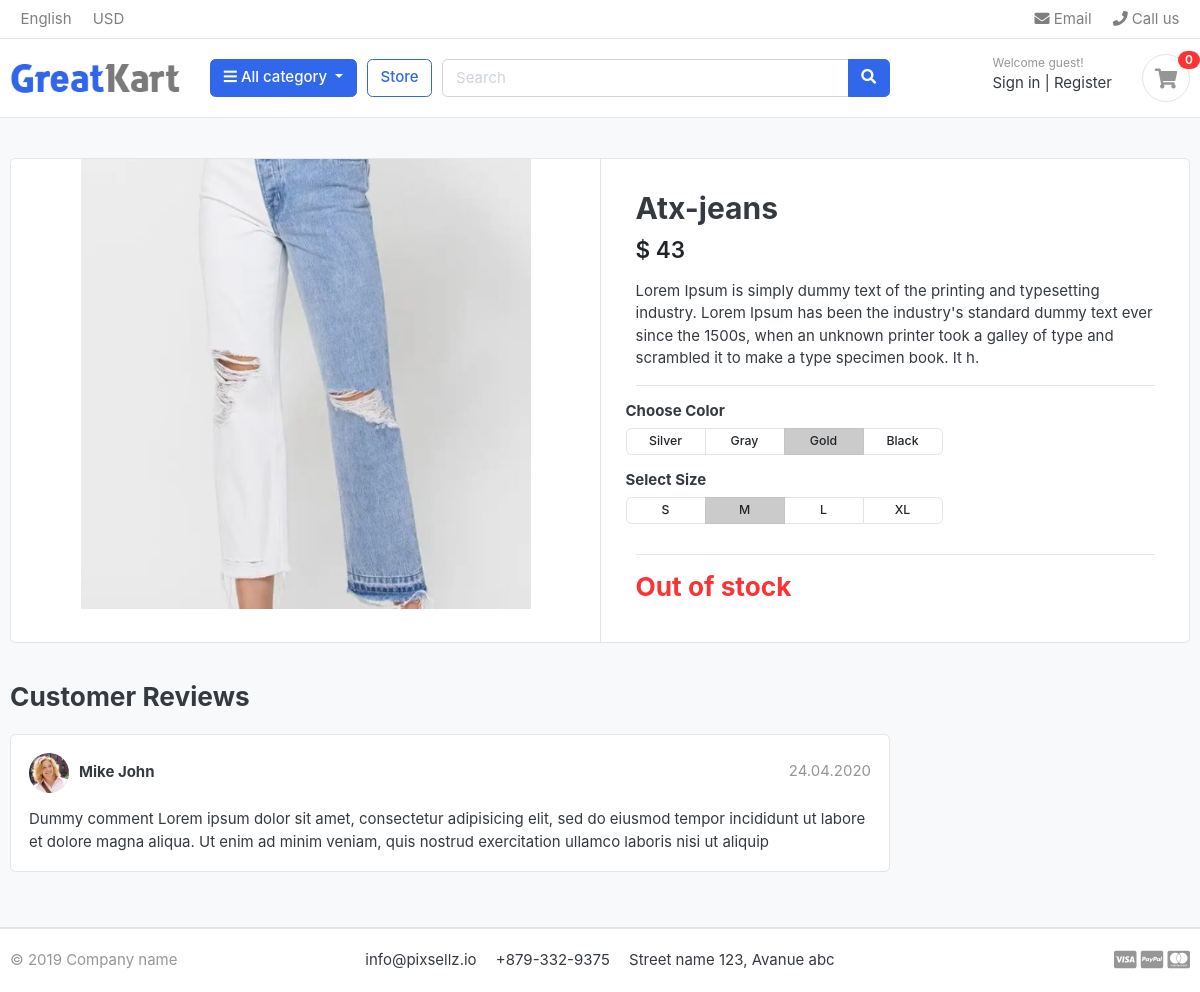
Page /store/jeans/atx-jeans/ on the committed database.
### store/models.py (models this page shows, shortened)
class Product(models.Model):
    name = models.CharField(max_length=250, unique=True)
    slug = models.SlugField(max_length=50, unique=True)
    description = models.TextField(max_length=250, blank=True)
    price = models.IntegerField()
    images = models.ImageField(upload_to='photos/products')
    stock = models.IntegerField()
    is_available = models.BooleanField(default=True)
    category = models.ForeignKey(Category, on_delete=models.CASCADE)
    created_date = models.DateTimeField(auto_now_add=True)
    modified_date = models.DateTimeField(auto_now=True)
    class Meta:
        verbose_name_plural = 'Products'

### store/views.py (the view)
# urls.py: path('store/<slug:category_slug>/<slug:product_slug>/', views.product_detail, name='product_detail'),
def product_detail(request, category_slug, product_slug):
    try:
        single_product = Product.objects.get(
            category__slug=category_slug, slug=product_slug)
    except Exception as e:
        raise e
    context = {
        'single_product': single_product,
    }
    return render(request, 'store/product_detail.html', context=context)

### category/context_processors.py (called while the page is built)
def menu_links(request):
    links = Category.objects.all()
    return dict(links=links)

### category/models.py (called while the page is built)
    def get_url(self):
        return reverse('products_by_category', args=[self.slug])

### templates/store/product_detail.html
{% extends 'base.html' %}
{% block content %}
    <section class="section-content padding-y bg">
        <div class="container">
            <div class="card">
                <div class="row no-gutters">
                    <aside class="col-md-6">
                        <article class="gallery-wrap">
                            <div class="img-big-wrap">
                                <a href="#"><img src="{{ single_product.images.url }}"></a>
                            </div>
                        </article>
                    </aside>
                    <main class="col-md-6 border-left">
                        <article class="content-body">
                            <h2 class="title">{{ single_product.name }}</h2>
                            <div class="mb-3">
                                <var class="price h4">$ {{ single_product.price }}</var>
                            </div>
                            <p>{{ single_product.description }}.</p>
                            <hr>
                            <div class="row">
                                <div class="item-option-select">
                                    <h6>Choose Color</h6>
                                    <div class="btn-group btn-group-sm btn-group-toggle" data-toggle="buttons">
                                        <label class="btn btn-light">
                                            <input type="radio" name="radio_color"> Silver
                                        </label>
                                        <label class="btn btn-light">
                                            <input type="radio" name="radio_color"> Gray
                                        </label>
                                        <label class="btn btn-light active">
                                            <input type="radio" name="radio_color checked"> Gold
                                        </label>
                                        <label class="btn btn-light">
                                            <input type="radio" name="radio_color"> Black
                                        </label>
                                    </div>
                                </div>
                            </div>
                            <div class="row">
                                <div class="item-option-select">
                                    <h6>Select Size</h6>
                                    <div class="btn-group btn-group-sm btn-group-toggle" data-toggle="buttons">
                                        <label class="btn btn-light">
                                            <input type="radio" name="radio_color"> S
                                        </label>
                                        <label class="btn btn-light active">
                                            <input type="radio" name="radio_color" checked> M
                                        </label>
                                        <label class="btn btn-light">
                                            <input type="radio" name="radio_color"> L
                                        </label>
                                        <label class="btn btn-light">
                                            <input type="radio" name="radio_color"> XL
                                        </label>
                                    </div>
                                </div>
                            </div>
                            <hr>
                            {% if single_product.stock <= 0 %}
                                <h3 class="text-danger">Out of stock</h3>
                            {% else %}
                                <a href="./product-detail.html" class="btn  btn-primary"> <span
                                        class="text">Add to cart</span> <i class="fas fa-shopping-cart"></i> </a>
                            {% endif %}
                        </article>
                    </main>
                </div>
            </div>
            <br>
            <div class="row">
                <div class="col-md-9">
                    <header class="section-heading">
                        <h3>Customer Reviews </h3>
                    </header>
                    <article class="box mb-3">
                        <div class="icontext w-100">
                            <img src="./images/avatars/avatar1.jpg" class="img-xs icon rounded-circle">
                            <div class="text">
                                <span class="date text-muted float-md-right">24.04.2020 </span>
                                <h6 class="mb-1">Mike John </h6>
                            </div>
                        </div>
                        <div class="mt-3">
                            <p>
                                Dummy comment Lorem ipsum dolor sit amet, consectetur adipisicing elit, sed do eiusmod
                                tempor incididunt ut labore et dolore magna aliqua. Ut enim ad minim veniam,
                                quis nostrud exercitation ullamco laboris nisi ut aliquip
                            </p>
                        </div>
                    </article>
                </div>
            </div>
        </div>
    </section>
{% endblock %}

### static/css/ui.css (style rules this page uses)
html { font-family: "Inter", sans-serif; font-size: 15px; }
.content-body { flex: 1 1 auto; padding: 2rem 2.3rem; }
.img-xs, .img-sm, .img-md, .img-lg { -o-object-fit: cover; object-fit: cover; flex-shrink: 0; flex-grow: 0; }
.img-xs { width: 40px; height: 40px; }
.padding-y { padding-top: 40px; padding-bottom: 40px; }
var { font-style: normal; }
article:after, .form-group:after { display: block; clear: both; content: ""; }
.bg { background-color: #f8f9fa; }
.section-heading { margin-bottom: 20px; margin-top: 15px; }
p:last-child { margin-bottom: 0; }
.btn-light { background-color: #fff; border-color: #e4e4e4; }
.icontext { display: inline-flex; align-items: center; vertical-align: middle; }
.icontext .text { width: 100%; line-height: 1.2; }
.icontext .icon { position: relative; margin-right: 10px; flex-shrink: 0; flex-grow: 0; }
.price { font-weight: 600; color: #212529; }
.box { padding: 18px; background: #fff; border-radius: 0.37rem; border: 1px solid #e4e4e4; }
.box img { max-width: 100%; }
.gallery-wrap .img-big-wrap { margin-bottom: 10px; border-radius: 0.37rem; overflow: hidden; background-color: #fff; }
.gallery-wrap .img-big-wrap a { text-align: center; display: block; }
.gallery-wrap .img-big-wrap img { height: 450px; width: auto; display: inline-block; }
.item-option-select { margin-bottom: 1rem; display: inline-block; margin-right: 15px; }
.item-option-select .btn { min-width: 80px; }

### rows in the picture
Product: images (picture), name "Atx-jeans", price "43", description "Lorem Ipsum is simply dummy text of the printing and typesetting industry. Lorem Ipsum has been the industry's standard dummy text ever since the 1500s, when an unknown printer took a galley of type and scrambled it to make a type specimen book. It h"
